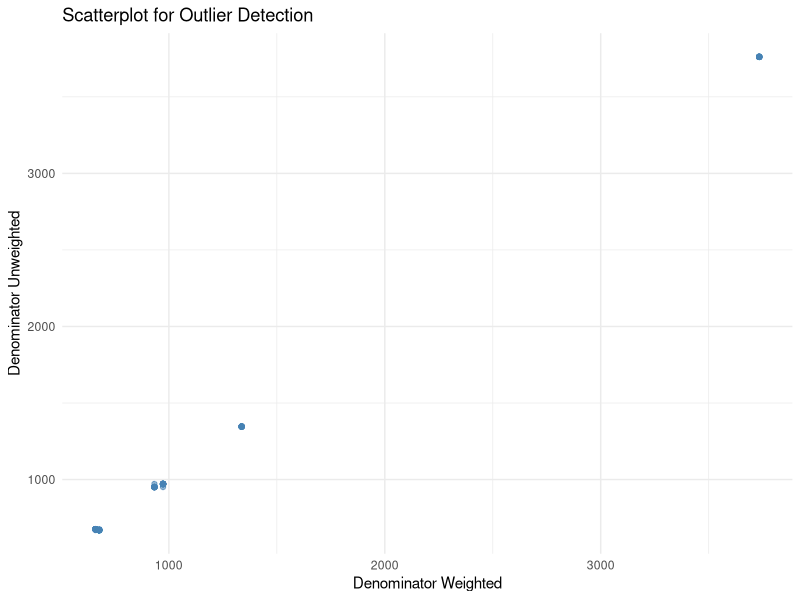
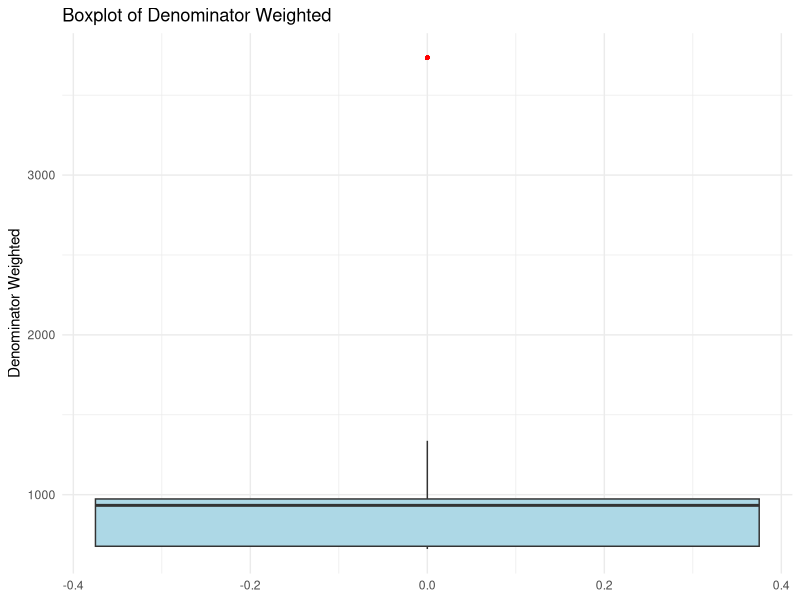

These charts were generated, in order, by the following R code: (Note: this script raises an error after producing the figures.)
## ---- chunk 1
library(dplyr)
library(tidyr)
library(stringr)
library(readr)
library(here)
library(ggplot2)

## ---- chunk 2
imm_df <- read_csv(here("data", "raw", "immunization_national_zaf.csv"))
## ---- chunk 3
# Make sure the file exists


head(imm_df)
## ---- chunk 4
imm_df <- imm_df[-1, ]
## ---- chunk 5
dim(imm_df)
## ---- chunk 6
dup_check <- imm_df %>%
  group_by(Indicator, SurveyYear, CharacteristicId, Value) %>%
  filter(n() > 1)

dup_check

## ---- chunk 7

data.frame(
  Column = names(imm_df),
  Missing_Percentage = paste0(round(colMeans(is.na(imm_df)) * 100, 2), "%")
  )

## ---- chunk 8
data.frame(
  Column = names(imm_df),
  Missing_Data = paste0(colSums(is.na(imm_df)))
  )
## ---- chunk 9
data.frame(
  Column = names(imm_df),
  paste0(sapply(imm_df, typeof))
)

## ---- chunk 10
str(imm_df)

## ---- chunk 11
imm_df <- imm_df %>%
  mutate(
        Value = as.numeric(Value),
    Precision = as.numeric(Precision),
    SurveyYear = as.integer(SurveyYear),
    IndicatorOrder = as.integer(IndicatorOrder),
    CharacteristicId = as.integer(CharacteristicId),
    CharacteristicOrder = as.integer(CharacteristicOrder),
    IsTotal = as.logical(as.integer(IsTotal)),
    IsPreferred = as.logical(as.integer(IsPreferred)),
    SurveyYearLabel = as.integer(SurveyYearLabel),
    DenominatorWeighted = as.numeric(DenominatorWeighted),
    DenominatorUnweighted = as.numeric(DenominatorUnweighted),
  )
## ---- chunk 12
library(dplyr)
library(purrr)

# Summary table: column name, number of unique values, sample of unique values
n_sample <- 3

summary_tbl <- imm_df %>%
  map_df(~ tibble(
    n_unique = n_distinct(.),
    sample_values = paste(head(unique(.), n_sample), collapse = ", ")
  ), .id = "column")


summary_tbl


## ---- chunk 13
imm_df <- imm_df %>%

 select(
     -ISO3, 
    -DHS_CountryCode, 
    -CountryName, 
    -SurveyId,
    -ByVariableId, 
    -ByVariableLabel, 
    -IsTotal,
    -RegionId, 
    -SurveyYearLabel, 
    -SurveyType,
    -CharacteristicOrder
  )
## ---- chunk 14


library(dplyr)
library(tidyr)

imm_df <- imm_df %>%
  fill(DenominatorWeighted, DenominatorUnweighted, .direction = "down")

imm_df[
       c("DenominatorWeighted", "DenominatorUnweighted")]

## ---- chunk 15
ggplot(imm_df, aes(x = DenominatorWeighted, y = DenominatorUnweighted)) +
  geom_point(alpha = 0.6, color = "steelblue") +
  labs(title = "Scatterplot for Outlier Detection",
       x = "Denominator Weighted",
       y = "Denominator Unweighted") +
  theme_minimal()


ggplot(imm_df, aes(y = DenominatorWeighted)) +
  geom_boxplot(fill = "lightblue", outlier.color = "red", outlier.shape = 16) +
  labs(title = "Boxplot of Denominator Weighted",
       y = "Denominator Weighted") +
  theme_minimal()
## ---- chunk 16
dim(imm_df)
## ---- chunk 17
# Calculate IQR boundaries
Q1_w <- quantile(imm_df$DenominatorWeighted, 0.25, na.rm = TRUE)
Q3_w <- quantile(imm_df$DenominatorWeighted, 0.75, na.rm = TRUE)
IQR_w <- Q3_w - Q1_w
lower_w <- Q1_w - 1.5 * IQR_w
upper_w <- Q3_w + 1.5 * IQR_w

Q1_uw <- quantile(imm_df$DenominatorUnweighted, 0.25, na.rm = TRUE)
Q3_uw <- quantile(imm_df$DenominatorUnweighted, 0.75, na.rm = TRUE)
IQR_uw <- Q3_uw - Q1_uw
lower_uw <- Q1_uw - 1.5 * IQR_uw
upper_uw <- Q3_uw + 1.5 * IQR_uw

# Cap values to the IQR limits
imm_df <- imm_df %>%
  mutate(
    DenominatorWeighted = pmin(pmax(DenominatorWeighted, lower_w), upper_w),
    DenominatorUnweighted = pmin(pmax(DenominatorUnweighted, lower_uw), upper_uw)
  )


## ---- chunk 18
write_csv(imm_df, here("data","processed", "immunization_cleaned.csv"))
